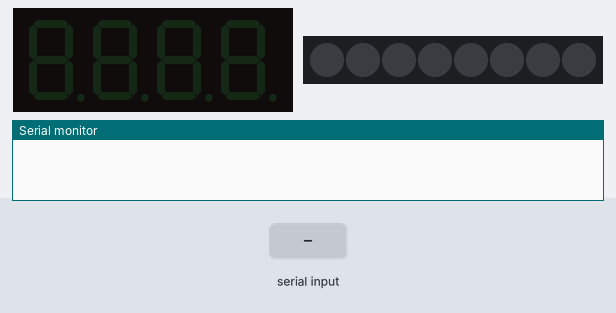
A sketch run on a simulated Arduino Uno, built for the host (arithmetic inside an expression is 32-bit, double 64-bit). Parts: 4-digit seven-segment display, 8 RGB LEDs in strip order, left to right, the last lines printed to the serial monitor. Inputs (shaded band) come from the test bench. Dim RGB values are drawn brighter than linear.

Above: at 1.2 s.
1.3 s: "5\n" received over the second serial link
At 1.4 s:
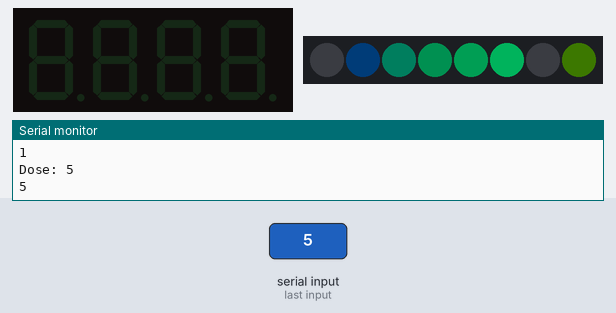
At 2.05 s:
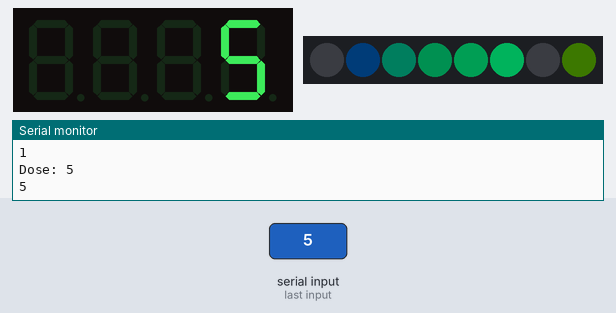
Timing chart, 0 to 9.3 s (numbered marks = the images above; inputs shaded):
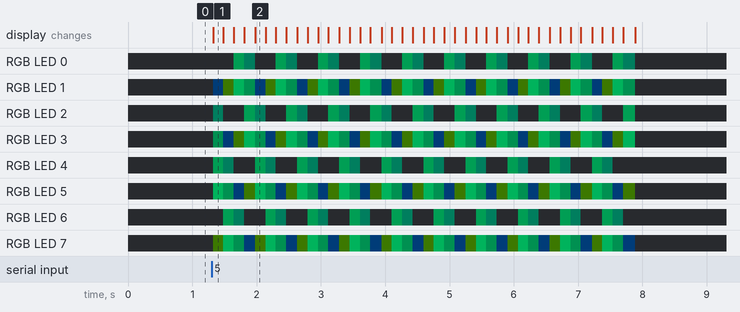

The sketch:

arduino.ino
```cpp
#include <SoftwareSerial.h>
#include <DHT.h>
#include <TM1637Display.h>
#include <Adafruit_NeoPixel.h>
#include <string.h>

//-------------Bluetooth--------------//
#define BLUETXPIN 2
#define BLUERXPIN 3

const byte numChars = 15;
char inputdata[numChars]; // an array to store the received data

boolean newData = false;

//--------Temperature, Humidity--------//
#define DHTPIN A2
#define DHTTYPE DHT22

DHT dht(DHTPIN, DHTTYPE);

//-------------Ultrasonic-------------//
#define USTRIGPIN A0
#define USECHOPIN A1

long duration;
long distance;

//--------------Magnetic--------------//
#define MAGPIN 13
int mag_value = 0;

SoftwareSerial wirelessSerial(BLUETXPIN, BLUERXPIN);

//--------------7Segment--------------//
#define TM1637CLKPIN 5
#define TM1637DIOPIN 4

TM1637Display display = TM1637Display(TM1637CLKPIN, TM1637DIOPIN);

// All segments on:
const uint8_t data[] = {0xff, 0xff, 0xff, 0xff};
// All segments off:
const uint8_t blank[] = {0x00, 0x00, 0x00, 0x00};

//--------------NeoPixel--------------//
#define NEOPIXELPIN 6
#define NUMLED 8
Adafruit_NeoPixel strip = Adafruit_NeoPixel(NUMLED, NEOPIXELPIN, NEO_GRB + NEO_KHZ800);

//------------Entrypoint--------------//
void setup() {
  // Temp, Hum
  dht.begin();

  // Ultrasonic
  pinMode(USTRIGPIN, OUTPUT);
  pinMode(USECHOPIN, INPUT);

  // Magnetic
  pinMode(MAGPIN, INPUT);

  // Bluetooth
  wirelessSerial.begin(9600);

  // 7Segment
  display.clear();
  display.setBrightness(7);

  // NeoPixel
  strip.begin();
  strip.show();

  // Test
  Serial.begin(9600);
}

//------------Functions-------------//
void recvWithEndMarker() {
  static byte ndx = 0;
  char endMarker = '\n';
  char rc;

  while (wirelessSerial.available() > 0 && newData == false) {
    rc = wirelessSerial.read();

    if (rc != endMarker) {
      inputdata[ndx] = rc;
      ndx++;
      if (ndx >= numChars) {
        ndx = numChars - 1;
      }
    }
    else {
      inputdata[ndx] = '\0'; // terminate the string
      ndx = 0;
      newData = true;
    }
  }
  if (newData == true) {
    Serial.print("TESTTSETESTST ...... ");
    Serial.println(inputdata);
    Serial.println(strlen(inputdata));

    int inputdata_len = strlen(inputdata) - 10;
    Serial.print("INPUTDATALEN: ");
    Serial.println(inputdata_len);
    inputdata[inputdata_len] = '\0';

    Serial.println(inputdata);
    Serial.println(strlen(inputdata));
  }
}

void showNewData() {
  Serial.print("This just in ... ");
  Serial.println(inputdata);
  Serial.println(strlen(inputdata));
}

void ultrasonicSensor() {
  // Send signal
  digitalWrite(USTRIGPIN, LOW);
  delayMicroseconds(2);
  digitalWrite(USTRIGPIN, HIGH);
  delayMicroseconds(10);
  digitalWrite(USTRIGPIN, LOW);

  // Save duration(Oneway x 2)
  duration = pulseIn(USECHOPIN, HIGH);

  // Calculate distance
  Serial.print("Duration: ");
  Serial.println(duration);
  distance = (duration * 17) / 1000 ;

  // Test
  Serial.print("Distance: ");
  Serial.print(distance);
  Serial.println("cm");

  // Send thw BLE
  wirelessSerial.write(distance);
}

void temphumSensor() {
  // Get humidity and temperature
  float h = dht.readHumidity();
  float t = dht.readTemperature();

  // Test
  Serial.print("Humidity: ");
  Serial.print(h);
  Serial.print(" %\t");
  Serial.print("Temperature: ");
  Serial.print(t);
  Serial.println(" *C");

  // Send thw BLE
  wirelessSerial.write(h);
  wirelessSerial.write(t);
}

void magneticSensor() {
  // Get mag value
  mag_value = digitalRead(MAGPIN);

  // Test
  Serial.print("Magnetic: ");
  Serial.println(mag_value);

  // Send thw BLE
  wirelessSerial.write(mag_value);
}

void cycleNeoPixel() {
  for (int i = 0; i < NUMLED; i++) {
    strip.setPixelColor(i % NUMLED, 0, 0, 0);
    strip.setPixelColor((i + 1) % NUMLED, 0, 1, 2);
    strip.setPixelColor((i + 2) % NUMLED, 0, 4, 3);
    strip.setPixelColor((i + 3) % NUMLED, 0, 16, 9);
    strip.setPixelColor((i + 4) % NUMLED, 0, 30, 16);
    strip.setPixelColor((i + 5) % NUMLED, 0, 60, 31);
    strip.setPixelColor((i + 6) % NUMLED, 0, 0, 0);
    strip.setPixelColor((i + 7) % NUMLED, 1, 2, 0);

    strip.show();
    delay(80);
  }
}

void offNeoPixel() {
  for (int i = 0; i < NUMLED; i++) {
    strip.setPixelColor(i, 0, 0, 0);
  }
  strip.show();
}

void doseDisplay() {
  Serial.print("Dose: ");
  Serial.println(inputdata);
  Serial.println(int(inputdata[0] - '0'));
  for (int i = 0; i < 10; i++) {
    cycleNeoPixel();
    display.showNumberDec(int(inputdata[0] - '0'), false, 1, 3);
  }
  display.clear();
  offNeoPixel();
}

void dateDisplay() {
  Serial.print("Last time: ");
  Serial.print(inputdata[0]);
  Serial.print(inputdata[1]);
  Serial.print(inputdata[2]);
  Serial.println(inputdata[3]);

  display.showNumberDec(int(inputdata[0] - '0'), false, 1, 0);
  display.showNumberDec(int(inputdata[1] - '0'), false, 1, 1);
  display.showNumberDec(int(inputdata[2] - '0'), false, 1, 2);
  display.showNumberDec(int(inputdata[3] - '0'), false, 1, 3);
  delay(5000);
  display.clear();
}


//---------------Main----------------//
void loop() {
  // Data
  if (newData == false) {
    recvWithEndMarker();
  }

  // Call Functions
  if (newData == true) {
    showNewData();
    // Menu
    if (inputdata[0] == 'A') {
      ultrasonicSensor();
    }
    else if (inputdata[0] == 'B') {
      temphumSensor();
    }
    else if (inputdata[0] == 'C') {
      magneticSensor();
    }
    else if (strlen(inputdata) < 4) {
      doseDisplay();
    } else {
      dateDisplay();
    }
    newData = false;
  }
}
```
